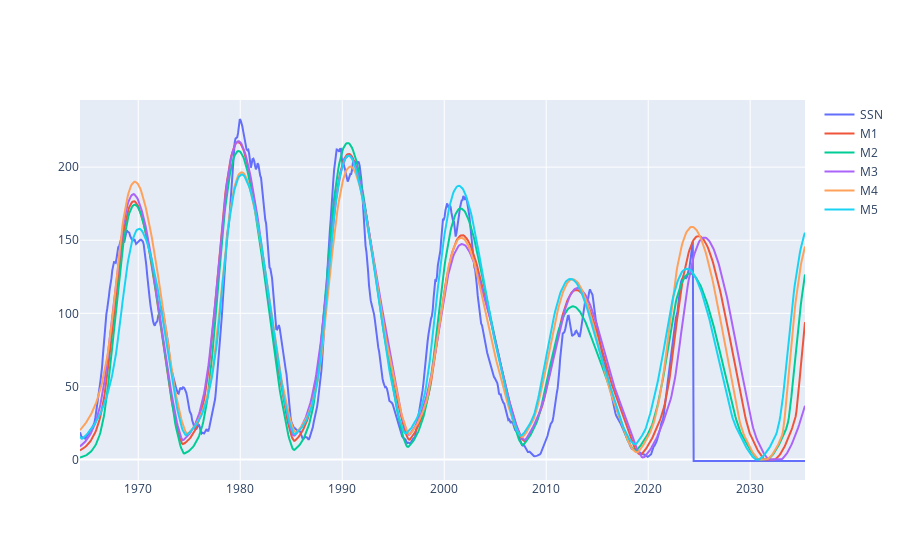

Write notebook code for a chart like this one.
### Code cell
fig = go.Figure()

fig.add_trace(go.Scatter(x=df['decimal_date'], y=df['SSN'], name='SSN'))

for i in range(1, 6):
    fig.add_trace(go.Scatter(x=df['decimal_date'], y=df[f'M{i}'], name=f'M{i}', visible=True))

# fig.update_yaxes(range=[-0.2, ])
fig.show()

### Figure 1 — Plotly figure (JSON) as saved in the notebook; plotly's stock layout.template omitted (floating-point values rounded to 4 significant figures; data arrays with more than 128 entries replaced by an {"elided": "..."} marker saying what was removed)
{"data": [{"name": "SSN", "type": "scatter", "x": {"elided": "854 float values"}, "y": {"elided": "854 float values"}}, {"name": "M1", "type": "scatter", "visible": true, "x": {"elided": "854 float values"}, "y": {"elided": "854 float values"}}, {"name": "M2", "type": "scatter", "visible": true, "x": {"elided": "854 float values"}, "y": {"elided": "854 float values"}}, {"name": "M3", "type": "scatter", "visible": true, "x": {"elided": "854 float values"}, "y": {"elided": "854 float values"}}, {"name": "M4", "type": "scatter", "visible": true, "x": {"elided": "854 float values"}, "y": {"elided": "854 float values"}}, {"name": "M5", "type": "scatter", "visible": true, "x": {"elided": "854 float values"}, "y": {"elided": "854 float values"}}], "layout": {}}
